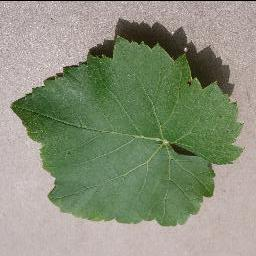
#> input picture img/healthy.JPG, 256 x 256 px; its folder holds only this picture in this run
$ jupyter execute --allow-errors 1_data_exploration.ipynb
#> lines starting #> are read from the running program, lines starting #| are printed output that depends on the picture
#> further down, img is the input picture: shape (256, 256, 3); mean B, G, R 122.7, 144.5, 137.7
### helpers.py
import os
import cv2
import numpy as np
import pandas as pd
import matplotlib.pyplot as plt

class DataExplorator:
    def __init__(self):
        self.grape_dataset_path_ = os.path.join("grape-dataset")
        self.grape_dataset_train_path_ = os.path.join(self.grape_dataset_path_, "train")
        self.grape_dataset_valid_path_ = os.path.join(self.grape_dataset_path_, "valid")
        self.classes_ = ["black_measles", "black_rot", "healthy", "leaf_blight"]

    def get_classes_infos(self):
        classes_infos = []
        for c in self.classes_:
            train_path = os.path.join(self.grape_dataset_train_path_, c)
            valid_path = os.path.join(self.grape_dataset_valid_path_, c)
            train_size = len(os.listdir(train_path))
            valid_size = len(os.listdir(valid_path))
            classes_infos.append({
                "class": c,
                "train_path": train_path,
                "valid_path": valid_path,
                "train_size": train_size,
                "valid_size": valid_size}
            )

        return classes_infos

    # [13 lines left out: functions get_train_images, get_valid_images, not called in this run]

class ImagePloter:
    def __init__(self):
        pass

    def plot_rgb(self, img_path):
#> called with img_path = 'img/healthy.JPG'
        img = cv2.imread(img_path)

        B = img[:,:,0]
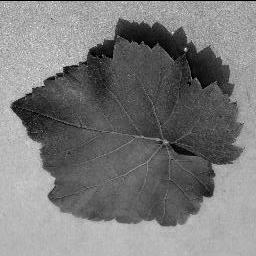
#> B: shape (256, 256); min 0, max 251, mean 122.7
        G = img[:,:,1]
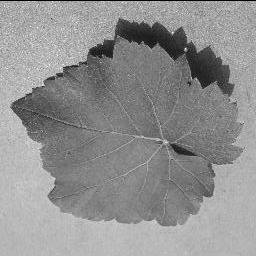
#> G: shape (256, 256); min 0, max 251, mean 144.5
        R = img[:,:,2]
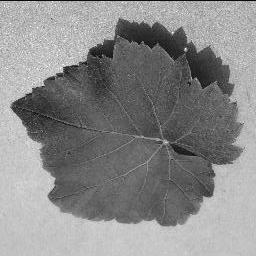
#> R: shape (256, 256); min 3, max 255, mean 137.7

        plt.figure(figsize=(16,16))
        plt.subplot(1,4,1)
        plt.title('Image')
        plt.imshow(img[:,:,::-1])

        plt.gray()

        plt.subplot(1,4,4)
        plt.title('Channel R')
        plt.imshow(R)

        plt.subplot(1,4,3)
        plt.title('Channel G')
        plt.imshow(G)

        plt.subplot(1,4,2)
        plt.title('Channel B')
        plt.imshow(B)

        plt.show()
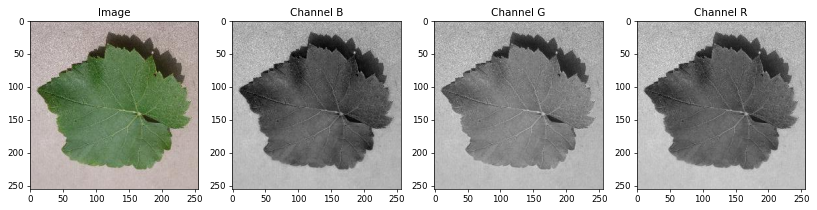
#> figure drawn by matplotlib, 4 panels
        plt.close('all')

    def plot_hsv(self, img_path):
#> called with img_path = 'img/healthy.JPG'
        img = cv2.imread(img_path)

        plt.figure(figsize=(16,16))
        plt.subplot(1,4,1)
        plt.title('Image')
        plt.imshow(img[:,:,::-1])

        img = cv2.cvtColor(img, cv2.COLOR_BGR2HSV)
#> img: shape (256, 256, 3); mean H, S, V 27.7, 59, 151
        H = img[:,:,0]
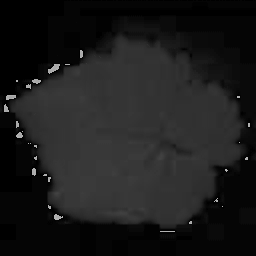
#> H: shape (256, 256); min 0, max 179, mean 27.7
        S = img[:,:,1]
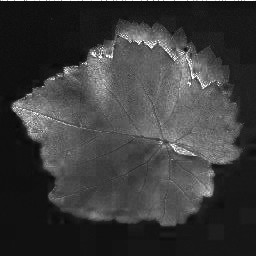
#> S: shape (256, 256); min 4, max 255, mean 59
        V = img[:,:,2]

        plt.gray()
        plt.subplot(1,4,2)
        plt.title('Channel H')
        plt.imshow(H)

        plt.subplot(1,4,3)
        plt.title('Channel S')
        plt.imshow(S)

        plt.subplot(1,4,4)
        plt.title('Channel V')
        plt.imshow(V)

        plt.show()
        plt.close('all')

### 1_data_exploration.ipynb
# grape diseases

The PlantVillage Dataset contains images of leaves from different
healthy and diseased plant species. An augmented version of the dataset was
published on the Kaggle platform, in this version transformations of the orig-
inal dataset images were added.

For this work, a subset of this augmented dataset containing images
of grape leaves will be used. The images are grouped into 4 distinct
classes: healthy leaves (healthy), leaves with Black rot desease (black_rot),
leaves with Black measles desease (black_measles) and leaves with Leaf blight
desease (leaf_blight).

[cell 1]
import os
import cv2 #pip install opencv-python
import pandas as pd
import matplotlib.pyplot as plt

[cell 2]
sample_path = os.path.join("img")
images_files = os.listdir(sample_path)
images_paths = [os.path.join(sample_path, image) for image in images_files]

Examples of leaf diseases for all classes are showed bellow

[cell 3]
plt.figure(figsize=(16,4))
for i, path in enumerate(images_paths):
    img = cv2.imread(path)
    plt.subplot(1,4,i+1)
    plt.imshow(img[:,:,::-1])
    plt.title(os.path.split(path)[-1][:-4])

plt.show()

# class distribution

The `black_measles` class has a total of 1920 images in the training set,
the `leaf_blight` class has 1722, `black_rot` has 1888, and finally, the `healthy`
class has 1692 images.

[cell 4]
from helpers import DataExplorator

data_explorator = DataExplorator()

#> (a cell that did not finish here is left out)

#> (a cell that did not finish here is left out)

The base contains a total of 7222 vine leaf images
for training and 1805 for validation

[cell 7]
valid_size = 0
train_size = 0
#> (the rest of this cell did not finish here and is left out)

distribution of classes in train dataset

#> (a cell that did not finish here is left out)

# channel exploration
channel exploration in RGB and HSV color systems

The background of the images must be extracted so that
subsequent analyzes can be applied only to the region of the image that contains the sheet. It is desirable to obtain a filter to be used later in conjunction with the resource extraction methods, for that purpose, the RGB and HSV color channels of the image will be explored

[cell 9]
from helpers import ImagePloter

ploter = ImagePloter()

RGB channels of sample images

[cell 10]
for image in images_paths:
    ploter.plot_rgb(image)

HSV channels of sample images

[cell 11]
for image in images_paths:
    ploter.plot_hsv(image)

# histogram

It is important to use descriptors capable of identifying representative characteristics in the image, in a way that facilitates the work of the classifying algorithms. The histogram will be used to extract the features from the images. The histogram is a count of the number of pixels in an image channel that has a certain intensity.
The pixel intensity ranges from 0 to 255 and the number of pixels must be normalized

The histogram of the sample images is shown below

#> (a cell that did not finish here is left out)
